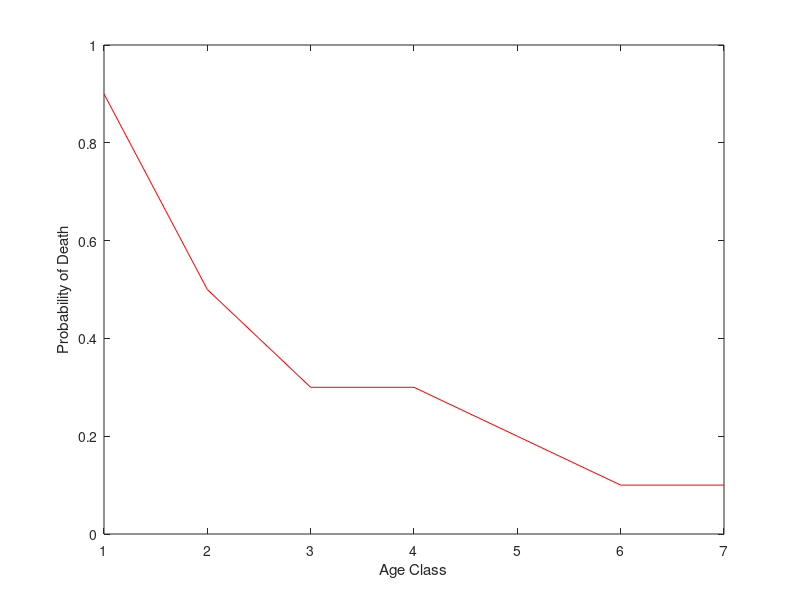

The MATLAB source for this figure:
%Move all into same document
%Most dangerous age class is (1)
ageclass = [1,2,3,4,5,6,7];
%To get probdeath do 1 - (g_i+p_i)
probdeath = [0.9,0.5,0.3,0.3,0.2,0.1,0.1];
plot(ageclass,probdeath,'red')
xlabel('Age Class')
ylabel('Probability of Death')